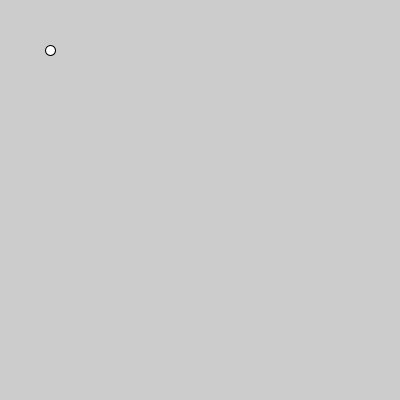
Frame 1 (no input)
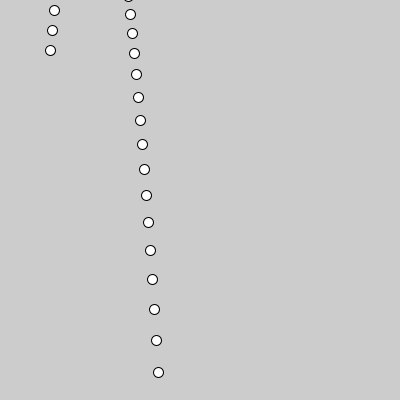
Frame 60 (the mouse pressed at the canvas centre just before this capture)
Frame 120 (the mouse held since frame 60 and released just before this capture): identical to frame 60, image omitted

The Processing sketch that drew these frames (run headless with seeded random() and noise(); from frame 60 on, the mouse is pressed at the canvas centre):

// Processing sketch: week08_2_newton_x_y_vx_vy_gravlity
// ── week08_2_newton_x_y_vx_vy_gravlity.pde
//碰撞偵測：Mario vs. Pikachu
//牛頓力學(1)靜者恆靜動者恆動,(2)f=m*a 位子、速度、加速度
void setup(){
  size(400,400);
}
float x=50,y=50,vx=2,vy=-20;
void draw(){
  ellipse(x,y,10,10);
  x += vx;
  y += vy;
  vy += 0.98;//重力加速度
}
